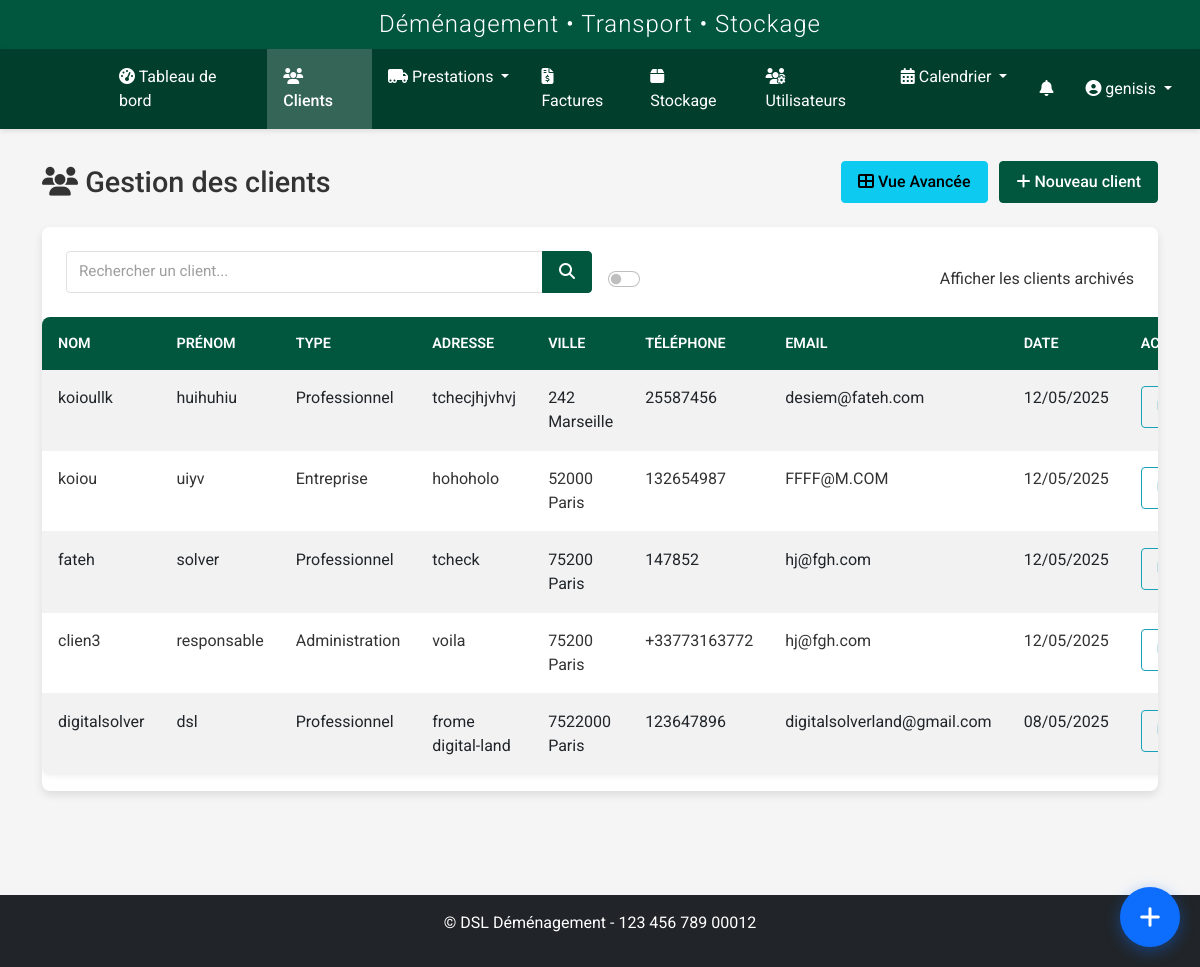
Screenshot of /clients/clients (signed in) with the database file from the repository.
### models.py (models this page shows, shortened)
class User(UserMixin, db.Model):
    id = db.Column(db.Integer, primary_key=True)
    nom = db.Column(db.String(64), nullable=False)
    prenom = db.Column(db.String(64), nullable=False)
    username = db.Column(db.String(64), unique=True, nullable=False)
    email = db.Column(db.String(120), unique=True, nullable=True)
    password_hash = db.Column(db.String(256), nullable=False)
    role = db.Column(db.String(20), nullable=False, default='transporteur')
    statut = db.Column(db.String(20), nullable=False, default='actif')
    vehicule = db.Column(db.String(100), nullable=True)
    type_vehicule_id = db.Column(db.Integer, db.ForeignKey('type_vehicule.id'), nullable=True)
    permis_conduire = db.Column(db.String(50), nullable=True)
    notes = db.Column(db.Text, nullable=True)
    derniere_connexion = db.Column(db.DateTime, nullable=True)
    date_creation = db.Column(db.DateTime, nullable=False, default=datetime.utcnow)
    prestations = db.relationship('Prestation', secondary=prestation_transporteurs, back_populates='transporteurs')
    type_vehicule = db.relationship('TypeVehicule', backref='transporteurs')
    def is_admin(self):
        return self.role in ['admin', 'superadmin']
    def is_transporteur(self):
        return self.role == 'transporteur' or self.is_admin()

class Client(db.Model):
    id = db.Column(db.Integer, primary_key=True)
    nom = db.Column(db.String(64), nullable=False)
    prenom = db.Column(db.String(64), nullable=False)
    adresse = db.Column(db.Text, nullable=True)
    code_postal = db.Column(db.String(10), nullable=True)
    ville = db.Column(db.String(64), nullable=True)
    pays = db.Column(db.String(64), default='France')
    telephone = db.Column(db.String(20), nullable=True)
    email = db.Column(db.String(120), nullable=True)
    type_client = db.Column(db.String(50), nullable=True)
    tags = db.Column(db.Text, nullable=True)
    observations = db.Column(db.Text, nullable=True)
    statut = db.Column(db.String(20), default='actif')
    archive = db.Column(db.Boolean, default=False)
    date_creation = db.Column(db.DateTime, nullable=False, default=datetime.utcnow)
    commercial_id = db.Column(db.Integer, db.ForeignKey('user.id'), nullable=True)
    commercial = db.relationship('User', backref=db.backref('clients', lazy=True), foreign_keys=[commercial_id])
    prestations_principales = db.relationship('Prestation', backref=db.backref('client_principal', lazy=True), lazy=True, foreign_keys="Prestation.client_id")
    prestations_supplementaires = db.relationship('Prestation', secondary=prestation_clients, back_populates='clients_supplementaires')
    factures = db.relationship('Facture', backref='client', lazy=True)

### routes/client.py (the view, shortened to what this page needs)
@client_bp.route('/clients')
@login_required
@role_required('commercial', 'admin', 'superadmin')
def index():
    form = SearchClientForm()
    query = request.args.get('query', '')
    show_archived = request.args.get('archives', type=bool, default=False)
    clients_query = Client.query
    if not current_user.is_admin():  # Si ce n'est pas un admin/superadmin
        clients_query = clients_query.filter_by(commercial_id=current_user.id)
    if not show_archived:
        clients_query = clients_query.filter_by(archive=False)
    clients = clients_query.order_by(Client.date_creation.desc()).all()
    return render_template(
        'clients/index.html',
        title='Gestion des Clients',
        clients=clients,
        form=form,
        query=query,
        search_query=query,
        show_archived=show_archived
    )

### templates/clients/index.html (shortened to what this page needs)
{% extends 'base.html' %}
{% block content %}
<div class="client-page">
    <div class="page-title">
        <h1><i class="fas fa-users"></i> Gestion des clients</h1>
        <div>
            <a href="{{ url_for('client.liste') }}" class="btn btn-info me-2">
                <i class="fas fa-th-large"></i> Vue Avancée
            </a>
            <a href="{{ url_for('client.add') }}" class="btn btn-primary">
                <i class="fas fa-plus"></i> Nouveau client
            </a>
        </div>
    </div>
    <div class="card">
        <div class="card-body">
            <form method="GET" action="{{ url_for('client.index') }}" class="row g-3 align-items-end">
                <div class="col-md-6">
                    <div class="input-group">
                        <input type="text" name="query" id="client-search" class="form-control" placeholder="Rechercher un client..." value="{{ search_query }}">
                        <button type="submit" class="btn btn-primary">
                            <i class="fas fa-search"></i>
                        </button>
                    </div>
                </div>
                <div class="col-md-6 text-md-end">
                    <div class="form-check form-switch">
                        <input class="form-check-input" type="checkbox" id="archive-toggle" name="archives" {% if show_archived %}checked{% endif %} onchange="this.form.submit()">
                        <label class="form-check-label" for="archive-toggle">Afficher les clients archivés</label>
                    </div>
                </div>
            </form>
        </div>
        <div class="table-responsive">
            <table class="table table-hover table-striped">
                <thead>
                    <tr>
                        <th>Nom</th>
                        <th>Prénom</th>
                        <th>Type</th>
                        <th>Adresse</th>
                        <th>Ville</th>
                        <th>Téléphone</th>
                        <th>Email</th>
                        <th>Date</th>
                        <th>Actions</th>
                    </tr>
                </thead>
                <tbody>
                    {% if clients %}
                        {% for client in clients %}
                            <tr {% if client.archive %}class="table-secondary"{% endif %}>
                                <td>{{ client.nom }}</td>
                                <td>{{ client.prenom }}</td>
                                <td>{{ client.type_client }}</td>
                                <td>{{ client.adresse|truncate(20) }}</td>
                                <td>
                                  {% if client.code_postal or client.ville %}
                                    {{ client.code_postal }} {{ client.ville }}
                                  {% endif %}
                                </td>
                                <td>{{ client.telephone }}</td>
                                <td>{{ client.email }}</td>
                                <td>{{ client.date_creation.strftime('%d/%m/%Y') }}</td>
                                <td>
                                    <div class="btn-group btn-group-sm">
                                        <a href="{{ url_for('client.details', id=client.id) }}" class="btn btn-outline-info" title="Fiche client">
                                        </a>
                                    </div>
                                </td>
                            </tr>
                        {% endfor %}
                    {% endif %}
                </tbody>
            </table>
        </div>
    </div>
</div>
{% endblock %}

### templates/base.html (shortened to what this page needs)
<!DOCTYPE html>
<html lang="fr">
<head>
    <link href="https://cdn.jsdelivr.net/npm/bootstrap@5.2.3/dist/css/bootstrap.min.css" rel="stylesheet">
    <link rel="stylesheet" href="https://cdnjs.cloudflare.com/ajax/libs/font-awesome/6.2.1/css/all.min.css">
    <link rel="stylesheet" href="https://cdnjs.cloudflare.com/ajax/libs/toastr.js/latest/toastr.min.css">
    <link href="https://cdn.jsdelivr.net/npm/fullcalendar@5.11.3/main.min.css" rel="stylesheet">
    <link href="https://cdn.jsdelivr.net/npm/summernote@0.8.18/dist/summernote-lite.min.css" rel="stylesheet">
    <link rel="stylesheet" href="{{ url_for('static', filename='css/style.css') }}">
    <link rel="stylesheet" href="{{ url_for('static', filename='css/notification-flash.css') }}">
    <link rel="stylesheet" href="{{ url_for('static', filename='css/notifications.css') }}">
    <link rel="stylesheet" href="{{ url_for('static', filename='css/prestations.css') }}">
    <link rel="stylesheet" href="{{ url_for('static', filename='css/custom-calendar.css') }}">
    <link rel="stylesheet" href="{{ url_for('static', filename='css/navbar-logos.css') }}">
    <link rel="stylesheet" href="{{ url_for('static', filename='css/whatsapp-buttons.css') }}">
    <link rel="stylesheet" href="{{ url_for('static', filename='css/quick-access-bubble.css') }}">
</head>
<body {% if current_user.is_authenticated %}data-user-role="{{ current_user.role }}" data-user-id="{{ current_user.id }}"{% endif %}>
    {% if current_user.is_authenticated %}
        <header>
            <div class="app-header">
                <h2>Déménagement • Transport • Stockage</h2>
            </div>
            <nav class="navbar navbar-dark navbar-expand-lg">
                <div class="container-fluid">
                    <a class="navbar-brand" href="{{ url_for('dashboard.index') }}">
                        <div class="logo-slideshow">
                        </div>
                    </a>
                    <div class="collapse navbar-collapse" id="navbarMain">
                        <ul class="navbar-nav me-auto mb-2 mb-lg-0">
                            <li class="nav-item">
                                <a class="nav-link {% if request.endpoint == 'dashboard.index' %}active{% endif %}" href="{{ url_for('dashboard.index') }}">
                                    <i class="fas fa-tachometer-alt"></i> Tableau de bord
                                </a>
                            </li>
                            <li class="nav-item">
                                <a class="nav-link {% if request.endpoint.startswith('client.') %}active{% endif %}" href="{{ url_for('client.index') }}">
                                    <i class="fas fa-users"></i> Clients
                                </a>
                            </li>
                            <li class="nav-item dropdown">
                                <a class="nav-link dropdown-toggle {% if request.endpoint.startswith('prestation.') %}active{% endif %}" href="#" id="prestationsDropdown" role="button" data-bs-toggle="dropdown" aria-expanded="false">
                                    <i class="fas fa-truck-moving"></i> Prestations
                                </a>
                            </li>
                            <li class="nav-item">
                                <a class="nav-link {% if request.endpoint.startswith('facture.') %}active{% endif %}" href="{{ url_for('facture.index') }}">
                                    <i class="fas fa-file-invoice-dollar"></i> Factures
                                </a>
                            </li>
                            <li class="nav-item">
                                <a class="nav-link {% if request.endpoint.startswith('stockage.') %}active{% endif %}" href="{{ url_for('stockage.index') }}">
                                    <i class="fas fa-box"></i> Stockage
                                </a>
                            </li>
                            {% if current_user.is_admin %}
                            <li class="nav-item">
                                <a class="nav-link {% if request.endpoint.startswith('user.') %}active{% endif %}" href="{{ url_for('user.index') }}">
                                    <i class="fas fa-users-cog"></i> Utilisateurs
                                </a>
                            </li>
                            {% endif %}
                            <li class="nav-item dropdown">
                                <a class="nav-link dropdown-toggle {% if request.endpoint.startswith('calendrier.') %}active{% endif %}" href="#" id="calendrierDropdown" role="button" data-bs-toggle="dropdown" aria-expanded="false">
                                    <i class="fas fa-calendar-alt"></i> Calendrier
                                </a>
                            </li>
                        </ul>
                        <ul class="navbar-nav">
                            {% if current_user.is_authenticated and (current_user.is_transporteur() or current_user.is_admin() or current_user.role in ['commercial', 'superadmin']) %}
                            <li class="nav-item">
                                <a href="{{ url_for('transporteur_prestations.notifications') }}" class="nav-link position-relative">
                                    <i class="fas fa-bell"></i>
                                </a>
                            </li>
                            {% endif %}
                            <li class="nav-item dropdown">
                                <a class="nav-link dropdown-toggle" href="#" id="userDropdown" role="button" data-bs-toggle="dropdown">
                                    <i class="fas fa-user-circle"></i> {{ current_user.username }}
                                </a>
                            </li>
                        </ul>
                    </div>
                </div>
            </nav>
        </header>
        <main class="main-content">
            <div class="container">
                {% block content %}{% endblock %}
            </div>
        </main>
        <footer class="mt-5 py-3 bg-dark text-white">
            <div class="container text-center">
                <p>&copy; {{ config.COMPANY_FULL_NAME }} - {{ config.COMPANY_SIRET }}</p>
            </div>
        </footer>
    {% else %}
        <main class="main-content">
            <div class="container">
                {% block auth_content %}{% endblock %}
            </div>
        </main>
    {% endif %}
</body>
</html>

### rows the page displays
User: username "genisis"
Client: nom "koioullk", prenom "huihuhiu", type_client "Professionnel", adresse "tchecjhjvhvj", code_postal "242", ville "Marseille", telephone "25587456", email "desiem@fateh.com", date_creation "12/05/2025"
Client: nom "koiou", prenom "uiyv", type_client "Entreprise", adresse "hohoholo", code_postal "52000", ville "Paris", telephone "132654987", email "FFFF@M.COM", date_creation "12/05/2025"
Client: nom "fateh", prenom "solver", type_client "Professionnel", adresse "tcheck", code_postal "75200", ville "Paris", telephone "147852", email "hj@fgh.com", date_creation "12/05/2025"
Client: nom "clien3", prenom "responsable", type_client "Administration", adresse "voila", code_postal "75200", ville "Paris", telephone "+33773163772", email "hj@fgh.com", date_creation "12/05/2025"
Client: nom "digitalsolver", prenom "dsl", type_client "Professionnel", adresse "frome digital-land", code_postal "7522000", ville "Paris", telephone "123647896", email "digitalsolverland@gmail.com", date_creation "08/05/2025"

### other values shown
{{ config.COMPANY_FULL_NAME }} "DSL Déménagement"
{{ config.COMPANY_SIRET }} "123 456 789 00012"
